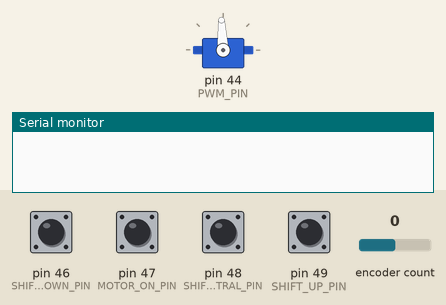
Recording of a sketch running on a simulated Arduino Mega 2560, built with avr-gcc and run on an emulated ATmega2560. On the bench: servo, the last lines printed to the serial monitor. The inputs (shaded band) are chosen by the test bench; at power-on: pin 46 (SHIFT_DOWN_PIN), pin 47 (MOTOR_ON_PIN), pin 48 (SHIFT_NEUTRAL_PIN), pin 49 (SHIFT_UP_PIN) HIGH, encoder count 0.

Above: at 1.2 s.
1.3 s: pin 46 (SHIFT_DOWN_PIN) pulled LOW for 0.15 s
At 1.8 s:
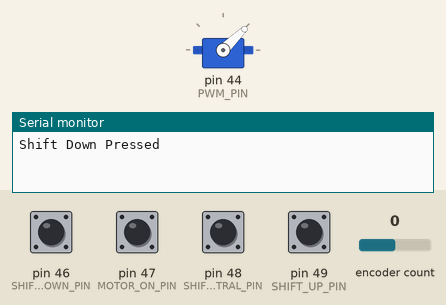
Timing chart, 0 to 4.3 s (numbered marks = the images above; inputs shaded):
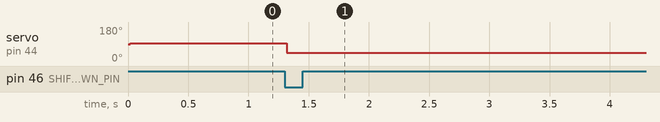

Measured:
- after the input at 1.3 s, servo on pin 44 (PWM_PIN): 93° → 44° at once

The sketch:

engine_shifter.ino
```cpp
/* Notes:
  - Reverse Mode increases encoder value
  - Forward Mode decreases encoder value
  TODO: Change UP_SHIFT and DOWN_SHIFT setpoints to the engine's liking
  If up shifting and down shifting is reversed, change the sign of the setpoints... Should work?
*/

#define ENCODER_OPTIMIZE_INTERRUPTS // For optimized interrupts in encoder
#include <Encoder.h>
#include <Servo.h>
#include <PID_v1.h>
const int PWM_PIN = 44;  // The PWM output pin to the SPARK MAX
const int SHIFT_UP_PIN = 49;
const int SHIFT_DOWN_PIN = 46;
const int SHIFT_NEUTRAL_PIN = 48;
const int MOTOR_ON_PIN = 47;

// Previous button states
bool prevShiftUpState = HIGH;
bool prevShiftDownState = HIGH;
bool prevNeutralState = HIGH;
bool prevMotorOnState = HIGH;

// Previous setpoints
int Prev_setpoint = 999;


const int UP_SHIFT_SETPOINT = -600;      /** CHANGE WHEN MOUNTED ON CAR **/
const int DOWN_SHIFT_SETPOINT = 600;   /** CHANGE WHEN MOUNTED ON CAR **/
const int NEUTRAL_SETPOINT = 0;

// Define the pins connected to Channel A and B of the encoder
Encoder myEnc(2, 3);  // Replace with your actual pin numbers
Servo sparkmax;

// Define Variables we'll be connecting to for PID
double Setpoint, Input, Output;
const double Kp = 2.3, Ki = 0.005, Kd = 0.008;

// Specify the links and initial tuning parameters for PID
PID myPID(&Input, &Output, &Setpoint, Kp, Ki, Kd, DIRECT);

double oldPosition = -99;

unsigned long neutralStartTime;
const unsigned long NEUTRAL_TIMEOUT = 200;  // Time in milliseconds to wait before returning

void setup() {
  Serial.begin(9600);
  pinMode(PWM_PIN, OUTPUT);
  sparkmax.attach(PWM_PIN);

  // Need setpoints for Forward, Neutral and Reverse
  Setpoint = 0.0;  // Set desired position for the motor

  myPID.SetOutputLimits(-5000.0, 5000.0);
  myPID.SetMode(AUTOMATIC);

  // Shifter Paddles
  pinMode(SHIFT_UP_PIN, INPUT_PULLUP);
  pinMode(SHIFT_DOWN_PIN, INPUT_PULLUP);
  pinMode(SHIFT_NEUTRAL_PIN, INPUT_PULLUP);
  pinMode(MOTOR_ON_PIN, INPUT_PULLUP);

  neutralStartTime = 0;  // Time when we first entered neutral state
}


void loop() {
  bool shiftUpState = digitalRead(SHIFT_UP_PIN);
  bool shiftDownState = digitalRead(SHIFT_DOWN_PIN);
  bool neutralState = digitalRead(SHIFT_NEUTRAL_PIN);
  bool motorOnState = digitalRead(MOTOR_ON_PIN);

  // Serial.print("Output Value: ");
  // Serial.println(Output);


  if (shiftUpState == LOW && prevShiftUpState == HIGH) {
    Serial.println("Shift Up Pressed");
    sparkmax.writeMicroseconds(2000);
    while(Input > UP_SHIFT_SETPOINT) {Input = myEnc.read();}
  }

  if (shiftDownState == LOW && prevShiftDownState == HIGH) {
    Serial.println("Shift Down Pressed");
    sparkmax.writeMicroseconds(1000);
    while(Input < DOWN_SHIFT_SETPOINT) {Input = myEnc.read();}
  }

  if (neutralState == LOW && prevNeutralState == HIGH) {
    Serial.println("Neutral Pressed");
    Setpoint = NEUTRAL_SETPOINT;
  }

  // Update previous button states
  prevShiftUpState = shiftUpState;
  prevShiftDownState = shiftDownState;
  prevNeutralState = neutralState;
  prevMotorOnState = motorOnState;

  delay(20);  // Button debounce


  // Update PID input with the current encoder position
  Input = myEnc.read();
  // Compute PID output
  myPID.Compute();

  if(Output < -700) { // Error is large = position - setpoint. Need to increase encoder value, which is reversing motor
    /*  Full Reverse: p <= 1000 */
    // Serial.println("FULL REVERSE");
    sparkmax.writeMicroseconds(1000);
  }
  else if(Output >= -700 && Output <= -10) {
    /* Proportional Reverse: 1000 < p < 1475 */
    // Serial.println("PROP REVERSE");
    int speed = map(Output, -10, -700, 1450, 1100);
    sparkmax.writeMicroseconds(speed);
  }
  else if(Output > 700) {
    /* Full Forward: p >= 2000 */
    // Serial.println("FULL FORWARD");
    sparkmax.writeMicroseconds(2000);
  }
  else if(Output >= 10 && Output <= 700) {
    /* Proportional Forward: 1525 < p < 2000 */
    // Serial.println("PROP FORWARD");
    int speed = map(Output, 700, 10, 1900, 1550);
    sparkmax.writeMicroseconds(speed);
  }
  else if(Output > -10 && Output < 10) { // Set Neutral
    /* Neutral: 1475 <= p <= 1525 */
    // Serial.println("Neutral");
    sparkmax.writeMicroseconds(1500);
  }
}
```
